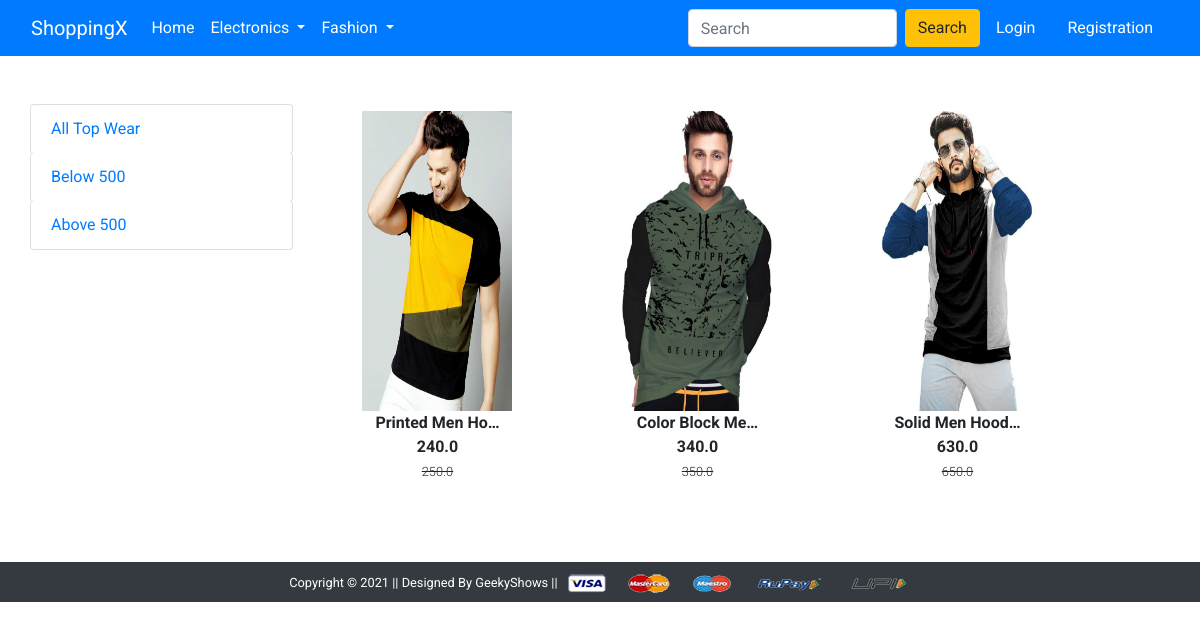
The page /top/ on the database its author committed.
### app/models.py (models this page shows, shortened)
class Product(models.Model):
    title=models.CharField(max_length=100)
    selling_price=models.FloatField()
    discounted_price=models.FloatField()
    discription=models.TextField()
    brand=models.CharField(max_length=100)
    category=models.CharField(choices=CATEGORY_CHOCIES,max_length=50)
    product_image=models.ImageField(upload_to="productimg")

### app/views.py (the view)
# urls.py: path('top/', views.topwear, name='top'),
def topwear(request,data=None):
    totalitem = 0
    if request.user.is_authenticated:
        totalitem = len(Cart.objects.filter(user=request.user))
    if data== None:
        top=Product.objects.filter(category='TW')
    elif data == 'below':
        top = Product.objects.filter(category='TW').filter(discounted_price__lt=500)
    elif data == 'above':
        top = Product.objects.filter(category='TW').filter(discounted_price__gt=500)
    return render(request, 'app/top.html',{'top':top,'totalitem':totalitem})

### app/templates/app/top.html (shortened to what this page needs)
{% extends 'app/base.html' %}
{% load static %}
{% block main-content %}
<div class="container my-5">
 <div class="row">
  <div class="col-sm-3">
   <div class="list-group">
    <a href="{% url 'top' %}" class="list-group-item list-group item-action" aria-current="true">All Top Wear</a>
    <a href="{% url 'topdata' 'below' %}" class="list-group-item list-group item-action" aria-current="true">Below 500</a>
    <a href="{% url 'topdata' 'above' %}" class="list-group-item list-group item-action" aria-current="true">Above 500</a>
   </div>
  </div>
   <div class="col-sm-8">
    <div class="row">
     {% for m in top %}
     <div class="col-sm-4 text-center mb-4">
      <a href="{% url 'product-detail' m.id %}"class="btn">
       <div class="item">
        <img src="{{m.product_image.url}}" alt="" height="300" class="" width="150">
        <div class="fw-bold">{{m.title| truncatechars:15}}</div>
        <div class="fw-bold">{{m.discounted_price}}</div>
        <small class="fw-light text-decoration-line-through">{{m.selling_price}}</small>
       </div>
      </a>
     </div>
     {% endfor%}
    </div>
   </div>
  </div>
 </div>
{% endblock main-content %}

### app/static/css/style.css (style rules this page uses)
body { font-family: "Roboto", sans-serif; color: #0c0c0c; background-color: #ffffff; overflow-x: hidden; }
a, a:hover, a:focus { text-decoration: none; }
.btn, .btn:focus { outline: none !important; -webkit-box-shadow: none; box-shadow: none; }

### app/static/css/responsive.css (style rules this page uses)
@media (min-width: 1200px) { .container { max-width: 1170px; } }

### rows shown on the page
Product: product_image (picture), title "Printed Men Ho…", discounted_price "240.0", selling_price "250.0"
Product: product_image (picture), title "Color Block Me…", discounted_price "340.0", selling_price "350.0"
Product: product_image (picture), title "Solid Men Hood…", discounted_price "630.0", selling_price "650.0"
